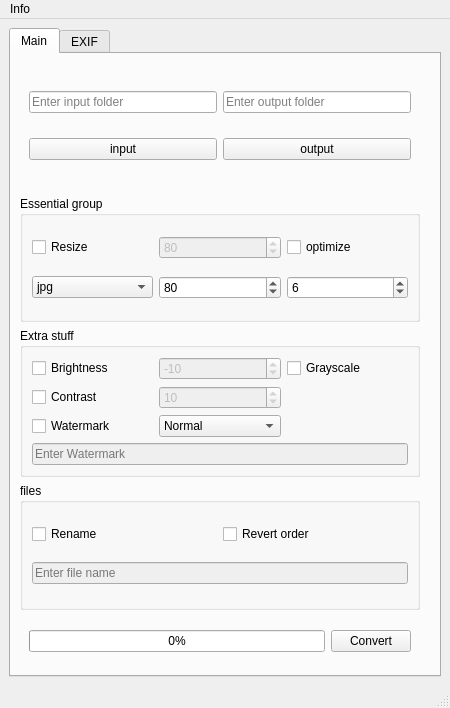
<?xml version="1.0" encoding="UTF-8"?>
<ui version="4.0">
 <class>MainWindow</class>
 <widget class="QMainWindow" name="MainWindow">
  <property name="geometry">
   <rect>
    <x>0</x>
    <y>0</y>
    <width>450</width>
    <height>708</height>
   </rect>
  </property>
  <property name="minimumSize">
   <size>
    <width>350</width>
    <height>677</height>
   </size>
  </property>
  <property name="maximumSize">
   <size>
    <width>500</width>
    <height>1000</height>
   </size>
  </property>
  <property name="windowTitle">
   <string>OPTIMA-35</string>
  </property>
  <widget class="QWidget" name="centralwidget">
   <layout class="QGridLayout" name="gridLayout">
    <item row="0" column="0">
     <widget class="QTabWidget" name="tabWidget">
      <property name="maximumSize">
       <size>
        <width>500</width>
        <height>16777215</height>
       </size>
      </property>
      <property name="currentIndex">
       <number>0</number>
      </property>
      <widget class="QWidget" name="tab_1">
       <attribute name="title">
        <string>Main</string>
       </attribute>
       <layout class="QVBoxLayout" name="verticalLayout_10">
        <item>
         <widget class="QFrame" name="folder_group">
          <property name="maximumSize">
           <size>
            <width>400</width>
            <height>16777215</height>
           </size>
          </property>
          <layout class="QGridLayout" name="gridLayout_5">
           <item row="0" column="0">
            <widget class="QLineEdit" name="input_path">
             <property name="text">
              <string/>
             </property>
             <property name="placeholderText">
              <string>Enter input folder</string>
             </property>
            </widget>
           </item>
           <item row="0" column="1">
            <widget class="QLineEdit" name="output_path">
             <property name="text">
              <string/>
             </property>
             <property name="placeholderText">
              <string>Enter output folder</string>
             </property>
            </widget>
           </item>
           <item row="1" column="0">
            <widget class="QPushButton" name="input_folder_button">
             <property name="text">
              <string>input</string>
             </property>
            </widget>
           </item>
           <item row="1" column="1">
            <widget class="QPushButton" name="output_folder_button">
             <property name="text">
              <string>output</string>
             </property>
            </widget>
           </item>
          </layout>
         </widget>
        </item>
        <item>
         <widget class="QGroupBox" name="groupBox">
          <property name="maximumSize">
           <size>
            <width>400</width>
            <height>16777215</height>
           </size>
          </property>
          <property name="title">
           <string>Essential group</string>
          </property>
          <layout class="QGridLayout" name="gridLayout_4">
           <item row="0" column="0">
            <widget class="QCheckBox" name="resize_checkbox">
             <property name="text">
              <string>Resize</string>
             </property>
            </widget>
           </item>
           <item row="0" column="1">
            <widget class="QSpinBox" name="resize_spinBox">
             <property name="enabled">
              <bool>false</bool>
             </property>
             <property name="minimum">
              <number>1</number>
             </property>
             <property name="maximum">
              <number>200</number>
             </property>
             <property name="singleStep">
              <number>1</number>
             </property>
             <property name="value">
              <number>80</number>
             </property>
            </widget>
           </item>
           <item row="1" column="0">
            <widget class="QComboBox" name="image_type">
             <item>
              <property name="text">
               <string notr="true">jpg</string>
              </property>
             </item>
             <item>
              <property name="text">
               <string notr="true">png</string>
              </property>
             </item>
             <item>
              <property name="text">
               <string notr="true">webp</string>
              </property>
             </item>
            </widget>
           </item>
           <item row="1" column="1">
            <widget class="QSpinBox" name="jpg_quality_spinBox">
             <property name="minimum">
              <number>1</number>
             </property>
             <property name="maximum">
              <number>100</number>
             </property>
             <property name="value">
              <number>80</number>
             </property>
            </widget>
           </item>
           <item row="1" column="2">
            <widget class="QSpinBox" name="png_quality_spinBox">
             <property name="enabled">
              <bool>true</bool>
             </property>
             <property name="minimum">
              <number>1</number>
             </property>
             <property name="maximum">
              <number>9</number>
             </property>
             <property name="value">
              <number>6</number>
             </property>
            </widget>
           </item>
           <item row="0" column="2">
            <widget class="QCheckBox" name="optimize_checkBox">
             <property name="text">
              <string>optimize</string>
             </property>
            </widget>
           </item>
          </layout>
          <zorder>png_quality_spinBox</zorder>
          <zorder>resize_checkbox</zorder>
          <zorder>resize_spinBox</zorder>
          <zorder>image_type</zorder>
          <zorder>jpg_quality_spinBox</zorder>
          <zorder>optimize_checkBox</zorder>
         </widget>
        </item>
        <item>
         <widget class="QGroupBox" name="groupBox_2">
          <property name="maximumSize">
           <size>
            <width>400</width>
            <height>16777215</height>
           </size>
          </property>
          <property name="title">
           <string>Extra stuff</string>
          </property>
          <layout class="QGridLayout" name="gridLayout_3">
           <item row="3" column="0" colspan="3">
            <widget class="QLineEdit" name="watermark_lineEdit">
             <property name="enabled">
              <bool>false</bool>
             </property>
             <property name="text">
              <string/>
             </property>
             <property name="placeholderText">
              <string>Enter Watermark</string>
             </property>
            </widget>
           </item>
           <item row="0" column="0">
            <widget class="QCheckBox" name="brightness_checkbox">
             <property name="text">
              <string>Brightness</string>
             </property>
            </widget>
           </item>
           <item row="0" column="2">
            <widget class="QCheckBox" name="grayscale_checkBox">
             <property name="text">
              <string>Grayscale</string>
             </property>
            </widget>
           </item>
           <item row="1" column="1">
            <widget class="QSpinBox" name="contrast_spinBox">
             <property name="enabled">
              <bool>false</bool>
             </property>
             <property name="minimum">
              <number>-100</number>
             </property>
             <property name="maximum">
              <number>100</number>
             </property>
             <property name="value">
              <number>10</number>
             </property>
            </widget>
           </item>
           <item row="2" column="0">
            <widget class="QCheckBox" name="watermark_checkbox">
             <property name="text">
              <string>Watermark</string>
             </property>
            </widget>
           </item>
           <item row="0" column="1">
            <widget class="QSpinBox" name="brightness_spinBox">
             <property name="enabled">
              <bool>false</bool>
             </property>
             <property name="minimum">
              <number>-100</number>
             </property>
             <property name="maximum">
              <number>100</number>
             </property>
             <property name="value">
              <number>-10</number>
             </property>
            </widget>
           </item>
           <item row="1" column="0">
            <widget class="QCheckBox" name="contrast_checkbox">
             <property name="text">
              <string>Contrast</string>
             </property>
            </widget>
           </item>
           <item row="2" column="1">
            <widget class="QComboBox" name="font_size_comboBox">
             <property name="currentText">
              <string>Normal</string>
             </property>
             <property name="currentIndex">
              <number>2</number>
             </property>
             <item>
              <property name="text">
               <string>Tiny</string>
              </property>
             </item>
             <item>
              <property name="text">
               <string>Small</string>
              </property>
             </item>
             <item>
              <property name="text">
               <string>Normal</string>
              </property>
             </item>
             <item>
              <property name="text">
               <string>Large</string>
              </property>
             </item>
             <item>
              <property name="text">
               <string>Huge</string>
              </property>
             </item>
            </widget>
           </item>
          </layout>
         </widget>
        </item>
        <item>
         <widget class="QGroupBox" name="rename_group">
          <property name="maximumSize">
           <size>
            <width>400</width>
            <height>16777215</height>
           </size>
          </property>
          <property name="title">
           <string>files</string>
          </property>
          <layout class="QGridLayout" name="gridLayout_6">
           <item row="0" column="0">
            <widget class="QCheckBox" name="rename_checkbox">
             <property name="text">
              <string>Rename</string>
             </property>
            </widget>
           </item>
           <item row="0" column="1">
            <widget class="QCheckBox" name="revert_checkbox">
             <property name="text">
              <string>Revert order</string>
             </property>
            </widget>
           </item>
           <item row="1" column="0" colspan="2">
            <widget class="QLineEdit" name="filename">
             <property name="enabled">
              <bool>false</bool>
             </property>
             <property name="text">
              <string/>
             </property>
             <property name="placeholderText">
              <string>Enter file name</string>
             </property>
            </widget>
           </item>
          </layout>
         </widget>
        </item>
        <item>
         <widget class="QWidget" name="widget_9" native="true">
          <property name="maximumSize">
           <size>
            <width>400</width>
            <height>50</height>
           </size>
          </property>
          <layout class="QHBoxLayout" name="horizontalLayout_3">
           <item>
            <widget class="QProgressBar" name="progressBar">
             <property name="enabled">
              <bool>true</bool>
             </property>
             <property name="value">
              <number>0</number>
             </property>
            </widget>
           </item>
           <item>
            <widget class="QPushButton" name="start_button">
             <property name="enabled">
              <bool>true</bool>
             </property>
             <property name="text">
              <string>Convert</string>
             </property>
            </widget>
           </item>
          </layout>
         </widget>
        </item>
       </layout>
      </widget>
      <widget class="QWidget" name="tab_2">
       <attribute name="title">
        <string>EXIF</string>
       </attribute>
       <layout class="QVBoxLayout" name="verticalLayout_9">
        <item>
         <widget class="QGroupBox" name="exif_group">
          <property name="title">
           <string>EXIF EXPERIMENTAL</string>
          </property>
          <layout class="QHBoxLayout" name="horizontalLayout">
           <item>
            <widget class="QCheckBox" name="exif_checkbox">
             <property name="enabled">
              <bool>true</bool>
             </property>
             <property name="text">
              <string>own exif</string>
             </property>
            </widget>
           </item>
           <item>
            <widget class="QCheckBox" name="exif_copy_checkBox">
             <property name="text">
              <string>copy exif</string>
             </property>
            </widget>
           </item>
           <item>
            <widget class="QPushButton" name="edit_exif_button">
             <property name="enabled">
              <bool>false</bool>
             </property>
             <property name="text">
              <string>edit exif</string>
             </property>
            </widget>
           </item>
          </layout>
         </widget>
        </item>
        <item>
         <widget class="QGroupBox" name="exif_options_group">
          <property name="enabled">
           <bool>false</bool>
          </property>
          <property name="title">
           <string>Must</string>
          </property>
          <layout class="QGridLayout" name="gridLayout_7">
           <item row="3" column="0">
            <widget class="QWidget" name="widget_7" native="true">
             <layout class="QVBoxLayout" name="verticalLayout_7">
              <item>
               <widget class="QLabel" name="label_7">
                <property name="text">
                 <string>Artist</string>
                </property>
               </widget>
              </item>
              <item>
               <widget class="QComboBox" name="artist_comboBox"/>
              </item>
             </layout>
            </widget>
           </item>
           <item row="1" column="1">
            <widget class="QWidget" name="widget_4" native="true">
             <layout class="QVBoxLayout" name="verticalLayout_4">
              <item>
               <widget class="QLabel" name="label_4">
                <property name="text">
                 <string>ISO</string>
                </property>
               </widget>
              </item>
              <item>
               <widget class="QComboBox" name="iso_comboBox"/>
              </item>
             </layout>
            </widget>
           </item>
           <item row="2" column="1">
            <widget class="QWidget" name="widget_6" native="true">
             <layout class="QVBoxLayout" name="verticalLayout_6">
              <item>
               <widget class="QLabel" name="label_6">
                <property name="text">
                 <string>Scanner</string>
                </property>
               </widget>
              </item>
              <item>
               <widget class="QComboBox" name="user_comment_comboBox"/>
              </item>
             </layout>
            </widget>
           </item>
           <item row="1" column="0">
            <widget class="QWidget" name="widget_2" native="true">
             <layout class="QVBoxLayout" name="verticalLayout_2">
              <item>
               <widget class="QLabel" name="label_2">
                <property name="text">
                 <string>Lens</string>
                </property>
               </widget>
              </item>
              <item>
               <widget class="QComboBox" name="lens_comboBox"/>
              </item>
             </layout>
            </widget>
           </item>
           <item row="2" column="0">
            <widget class="QWidget" name="widget_5" native="true">
             <layout class="QVBoxLayout" name="verticalLayout_5">
              <item>
               <widget class="QLabel" name="label_5">
                <property name="text">
                 <string>Film</string>
                </property>
               </widget>
              </item>
              <item>
               <widget class="QComboBox" name="image_description_comboBox"/>
              </item>
             </layout>
            </widget>
           </item>
           <item row="0" column="0">
            <widget class="QWidget" name="widget" native="true">
             <layout class="QVBoxLayout" name="verticalLayout">
              <item>
               <widget class="QLabel" name="label">
                <property name="text">
                 <string>Make</string>
                </property>
               </widget>
              </item>
              <item>
               <widget class="QComboBox" name="make_comboBox">
                <property name="currentText">
                 <string/>
                </property>
                <property name="placeholderText">
                 <string/>
                </property>
               </widget>
              </item>
             </layout>
            </widget>
           </item>
           <item row="0" column="1">
            <widget class="QWidget" name="widget_3" native="true">
             <layout class="QVBoxLayout" name="verticalLayout_3">
              <item>
               <widget class="QLabel" name="label_3">
                <property name="text">
                 <string>Model</string>
                </property>
               </widget>
              </item>
              <item>
               <widget class="QComboBox" name="model_comboBox"/>
              </item>
             </layout>
            </widget>
           </item>
           <item row="3" column="1">
            <widget class="QWidget" name="widget_8" native="true">
             <layout class="QVBoxLayout" name="verticalLayout_8">
              <item>
               <widget class="QLabel" name="label_8">
                <property name="text">
                 <string>Copyright</string>
                </property>
               </widget>
              </item>
              <item>
               <widget class="QComboBox" name="copyright_info_comboBox"/>
              </item>
             </layout>
            </widget>
           </item>
          </layout>
         </widget>
        </item>
        <item>
         <widget class="QGroupBox" name="gps_groupBox">
          <property name="enabled">
           <bool>false</bool>
          </property>
          <property name="title">
           <string>GPS</string>
          </property>
          <layout class="QHBoxLayout" name="horizontalLayout_4">
           <item>
            <widget class="QCheckBox" name="gps_checkBox">
             <property name="text">
              <string>add gps</string>
             </property>
            </widget>
           </item>
           <item>
            <widget class="QLineEdit" name="lat_lineEdit">
             <property name="enabled">
              <bool>false</bool>
             </property>
             <property name="text">
              <string/>
             </property>
             <property name="placeholderText">
              <string>latitude [S, N]</string>
             </property>
            </widget>
           </item>
           <item>
            <widget class="QLineEdit" name="long_lineEdit">
             <property name="enabled">
              <bool>false</bool>
             </property>
             <property name="text">
              <string/>
             </property>
             <property name="placeholderText">
              <string>longitude [W, E]</string>
             </property>
            </widget>
           </item>
          </layout>
         </widget>
        </item>
        <item>
         <widget class="QGroupBox" name="date_groupBox">
          <property name="enabled">
           <bool>false</bool>
          </property>
          <property name="title">
           <string>Optional</string>
          </property>
          <layout class="QHBoxLayout" name="horizontalLayout_2">
           <item>
            <widget class="QCheckBox" name="add_date_checkBox">
             <property name="text">
              <string>add date</string>
             </property>
            </widget>
           </item>
           <item>
            <widget class="QDateEdit" name="dateEdit">
             <property name="enabled">
              <bool>false</bool>
             </property>
             <property name="dateTime">
              <datetime>
               <hour>0</hour>
               <minute>0</minute>
               <second>0</second>
               <year>2025</year>
               <month>1</month>
               <day>1</day>
              </datetime>
             </property>
            </widget>
           </item>
          </layout>
         </widget>
        </item>
       </layout>
      </widget>
     </widget>
    </item>
   </layout>
  </widget>
  <widget class="QStatusBar" name="statusBar"/>
  <widget class="QMenuBar" name="menuBar">
   <property name="geometry">
    <rect>
     <x>0</x>
     <y>0</y>
     <width>450</width>
     <height>27</height>
    </rect>
   </property>
   <widget class="QMenu" name="menuInfo">
    <property name="title">
     <string>Info</string>
    </property>
    <addaction name="actionInfo"/>
   </widget>
   <addaction name="menuInfo"/>
  </widget>
  <action name="actionInfo">
   <property name="text">
    <string>Info</string>
   </property>
  </action>
 </widget>
 <resources/>
 <connections>
  <connection>
   <sender>resize_checkbox</sender>
   <signal>toggled(bool)</signal>
   <receiver>resize_spinBox</receiver>
   <slot>setEnabled(bool)</slot>
   <hints>
    <hint type="sourcelabel">
     <x>75</x>
     <y>96</y>
    </hint>
    <hint type="destinationlabel">
     <x>196</x>
     <y>118</y>
    </hint>
   </hints>
  </connection>
  <connection>
   <sender>brightness_checkbox</sender>
   <signal>toggled(bool)</signal>
   <receiver>brightness_spinBox</receiver>
   <slot>setEnabled(bool)</slot>
   <hints>
    <hint type="sourcelabel">
     <x>83</x>
     <y>363</y>
    </hint>
    <hint type="destinationlabel">
     <x>83</x>
     <y>399</y>
    </hint>
   </hints>
  </connection>
  <connection>
   <sender>contrast_checkbox</sender>
   <signal>toggled(bool)</signal>
   <receiver>contrast_spinBox</receiver>
   <slot>setEnabled(bool)</slot>
   <hints>
    <hint type="sourcelabel">
     <x>185</x>
     <y>363</y>
    </hint>
    <hint type="destinationlabel">
     <x>185</x>
     <y>399</y>
    </hint>
   </hints>
  </connection>
  <connection>
   <sender>watermark_checkbox</sender>
   <signal>toggled(bool)</signal>
   <receiver>watermark_lineEdit</receiver>
   <slot>setEnabled(bool)</slot>
   <hints>
    <hint type="sourcelabel">
     <x>83</x>
     <y>435</y>
    </hint>
    <hint type="destinationlabel">
     <x>237</x>
     <y>435</y>
    </hint>
   </hints>
  </connection>
  <connection>
   <sender>rename_checkbox</sender>
   <signal>toggled(bool)</signal>
   <receiver>filename</receiver>
   <slot>setEnabled(bool)</slot>
   <hints>
    <hint type="sourcelabel">
     <x>105</x>
     <y>522</y>
    </hint>
    <hint type="destinationlabel">
     <x>182</x>
     <y>560</y>
    </hint>
   </hints>
  </connection>
  <connection>
   <sender>exif_checkbox</sender>
   <signal>toggled(bool)</signal>
   <receiver>exif_options_group</receiver>
   <slot>setEnabled(bool)</slot>
   <hints>
    <hint type="sourcelabel">
     <x>130</x>
     <y>105</y>
    </hint>
    <hint type="destinationlabel">
     <x>236</x>
     <y>328</y>
    </hint>
   </hints>
  </connection>
  <connection>
   <sender>exif_checkbox</sender>
   <signal>toggled(bool)</signal>
   <receiver>exif_copy_checkBox</receiver>
   <slot>setDisabled(bool)</slot>
   <hints>
    <hint type="sourcelabel">
     <x>130</x>
     <y>105</y>
    </hint>
    <hint type="destinationlabel">
     <x>332</x>
     <y>105</y>
    </hint>
   </hints>
  </connection>
  <connection>
   <sender>exif_copy_checkBox</sender>
   <signal>toggled(bool)</signal>
   <receiver>exif_checkbox</receiver>
   <slot>setDisabled(bool)</slot>
   <hints>
    <hint type="sourcelabel">
     <x>332</x>
     <y>105</y>
    </hint>
    <hint type="destinationlabel">
     <x>130</x>
     <y>105</y>
    </hint>
   </hints>
  </connection>
  <connection>
   <sender>exif_checkbox</sender>
   <signal>toggled(bool)</signal>
   <receiver>edit_exif_button</receiver>
   <slot>setEnabled(bool)</slot>
   <hints>
    <hint type="sourcelabel">
     <x>134</x>
     <y>107</y>
    </hint>
    <hint type="destinationlabel">
     <x>79</x>
     <y>170</y>
    </hint>
   </hints>
  </connection>
  <connection>
   <sender>add_date_checkBox</sender>
   <signal>toggled(bool)</signal>
   <receiver>dateEdit</receiver>
   <slot>setEnabled(bool)</slot>
   <hints>
    <hint type="sourcelabel">
     <x>94</x>
     <y>601</y>
    </hint>
    <hint type="destinationlabel">
     <x>224</x>
     <y>602</y>
    </hint>
   </hints>
  </connection>
  <connection>
   <sender>exif_checkbox</sender>
   <signal>toggled(bool)</signal>
   <receiver>date_groupBox</receiver>
   <slot>setEnabled(bool)</slot>
   <hints>
    <hint type="sourcelabel">
     <x>126</x>
     <y>103</y>
    </hint>
    <hint type="destinationlabel">
     <x>224</x>
     <y>589</y>
    </hint>
   </hints>
  </connection>
  <connection>
   <sender>exif_checkbox</sender>
   <signal>toggled(bool)</signal>
   <receiver>gps_groupBox</receiver>
   <slot>setEnabled(bool)</slot>
   <hints>
    <hint type="sourcelabel">
     <x>94</x>
     <y>103</y>
    </hint>
    <hint type="destinationlabel">
     <x>224</x>
     <y>535</y>
    </hint>
   </hints>
  </connection>
  <connection>
   <sender>gps_checkBox</sender>
   <signal>toggled(bool)</signal>
   <receiver>lat_lineEdit</receiver>
   <slot>setEnabled(bool)</slot>
   <hints>
    <hint type="sourcelabel">
     <x>72</x>
     <y>547</y>
    </hint>
    <hint type="destinationlabel">
     <x>192</x>
     <y>547</y>
    </hint>
   </hints>
  </connection>
  <connection>
   <sender>gps_checkBox</sender>
   <signal>toggled(bool)</signal>
   <receiver>long_lineEdit</receiver>
   <slot>setEnabled(bool)</slot>
   <hints>
    <hint type="sourcelabel">
     <x>72</x>
     <y>547</y>
    </hint>
    <hint type="destinationlabel">
     <x>344</x>
     <y>547</y>
    </hint>
   </hints>
  </connection>
 </connections>
</ui>
